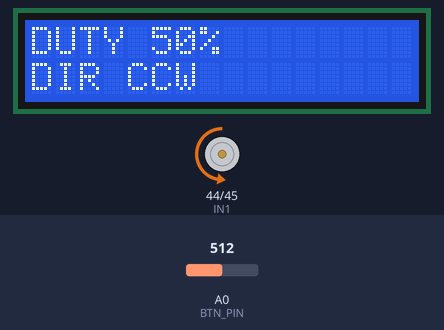
Simulated run of this sketch. Board: Arduino Mega 2560, built with avr-gcc and run on an emulated ATmega2560. Parts: 16×2 character LCD, motor-driver pin pairs drawn as motors (green arrow = first pin HIGH = forward, orange = second pin HIGH = backward, longer = more drive, scaled by the enable pin). The test bench sets the inputs (shaded band); at power-on: A0 (BTN_PIN) = 512.

Above: at 1.2 s.
1.3 s: A0 (BTN_PIN) set to 413
2.8 s: A0 (BTN_PIN) set to 382
At 5.7 s:
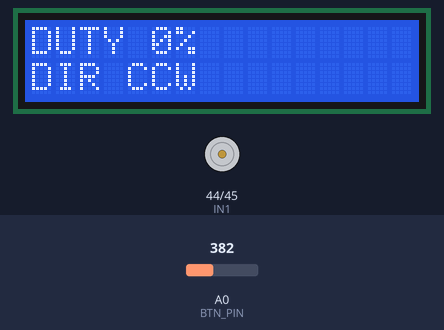
5.8 s: A0 (BTN_PIN) set to 165
7.3 s: A0 (BTN_PIN) set to 138
At 7.54 s:
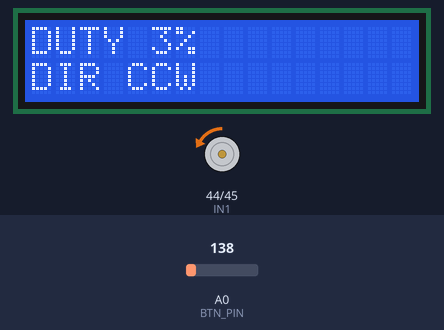
At 10.2 s:
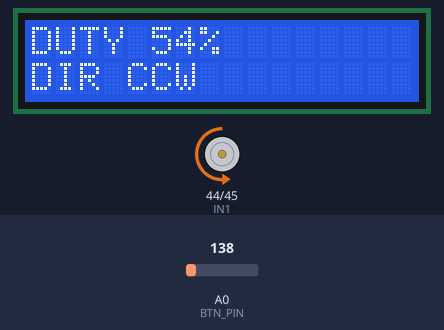
10.3 s: A0 (BTN_PIN) set to 54
13.3 s: A0 (BTN_PIN) set to 43
At 13.8 s:
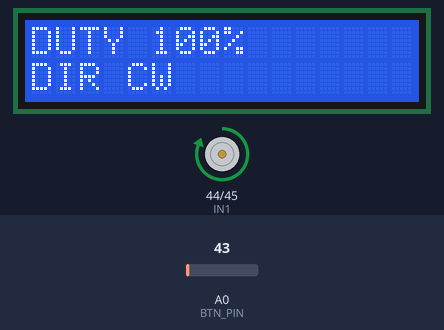
Timing chart, 0 to 15.8 s (numbered marks = the images above; inputs shaded):
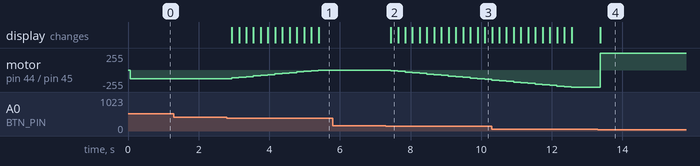

Measured:
- the behaviour switches between 400 and 399 on A0 (BTN_PIN) (found by bisection; images 0 and 1)
- the behaviour switches between 50 and 49 on A0 (BTN_PIN) (found by bisection; images 3 and 4)
- after the input at 1.3 s, every drawn part: stays the same
- after the input at 2.8 s, motor on pin 44 (IN1) / pin 45 (IN2): moves from backward 128/255 to stopped over 2.5 s, starting after 0.13 s; the display: first changes after 0.14 s (image 1 shows a later state)
- after the input at 5.8 s, every drawn part: stays the same
- after the input at 7.3 s, motor on pin 44 (IN1) / pin 45 (IN2): moves from stopped to backward 140/255 over 2.7 s, starting after 0.14 s; the display: changes after 0.14 s (image 2)
- after the input at 13.3 s, motor on pin 44 (IN1) / pin 45 (IN2): backward 255/255 → forward 255/255 after 0.07 s; the display: changes after 0.08 s (image 4)

The sketch:

PWM_Motor_Control.ino
```cpp
#include <LiquidCrystal.h>

LiquidCrystal lcd(8, 9, 4, 5, 6, 7);

#define ENA 46
#define IN1 44
#define IN2 45

#define BTN_PIN A0


int motorSpeed = 128;
bool motorDirection = true;


#define BTN_RIGHT 50
#define BTN_UP 150
#define BTN_DOWN 400
#define BTN_LEFT 600
#define BTN_SELECT 800
#define BTN_NONE 1023

void setup() {
    lcd.begin(16, 2);

    pinMode(ENA, OUTPUT);
    pinMode(IN1, OUTPUT);
    pinMode(IN2, OUTPUT);

    updateLCD();
}

void loop() {

    int buttonValue = analogRead(BTN_PIN);


    if (buttonValue < BTN_RIGHT) {
        motorDirection = true;
    } else if (buttonValue < BTN_UP) {
        motorSpeed = constrain(motorSpeed + 10, 0, 255);
    } else if (buttonValue < BTN_DOWN) {
        motorSpeed = constrain(motorSpeed - 10, 0, 255);
    } else if (buttonValue < BTN_LEFT) {
        motorDirection = false;
    }

    if (motorDirection) {
        digitalWrite(IN1, HIGH);
        digitalWrite(IN2, LOW);
    } else {
        digitalWrite(IN1, LOW);
        digitalWrite(IN2, HIGH);
    }
    analogWrite(ENA, motorSpeed);


    updateLCD();
    delay(200);
}


void updateLCD() {
    lcd.clear();

    lcd.setCursor(0, 0);
    lcd.print("DUTY ");
    lcd.print(map(motorSpeed, 0, 255, 0, 100));
    lcd.print("%");


    lcd.setCursor(0, 1);
    lcd.print("DIR ");
    lcd.print(motorDirection ? "CW" : "CCW");
}
```
